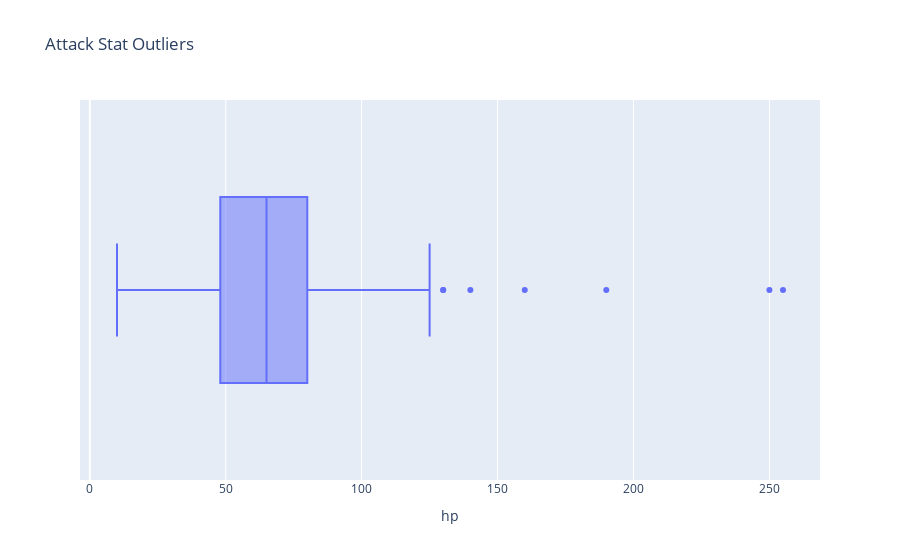

Notebook code for this chart:
### Code cell
fig = px.box(
    df,
    x="hp",
    title="Attack Stat Outliers"
)
fig.show()

### Figure 1 — Plotly figure (JSON) as saved in the notebook; plotly's stock layout.template omitted (floating-point values rounded to 4 significant figures; data arrays with more than 128 entries replaced by an {"elided": "..."} marker saying what was removed)
{"data": [{"alignmentgroup": "True", "hovertemplate": "hp=%{x}<extra></extra>", "legendgroup": "", "marker": {"color": "#636efa"}, "name": "", "notched": false, "offsetgroup": "", "orientation": "h", "showlegend": false, "type": "box", "x": {"elided": "250 int values"}, "x0": " ", "xaxis": "x", "y0": " ", "yaxis": "y"}], "layout": {"boxmode": "group", "legend": {"tracegroupgap": 0}, "title": {"text": "Attack Stat Outliers"}, "xaxis": {"anchor": "y", "domain": [0, 1], "title": {"text": "hp"}}, "yaxis": {"anchor": "x", "domain": [0, 1]}}}
